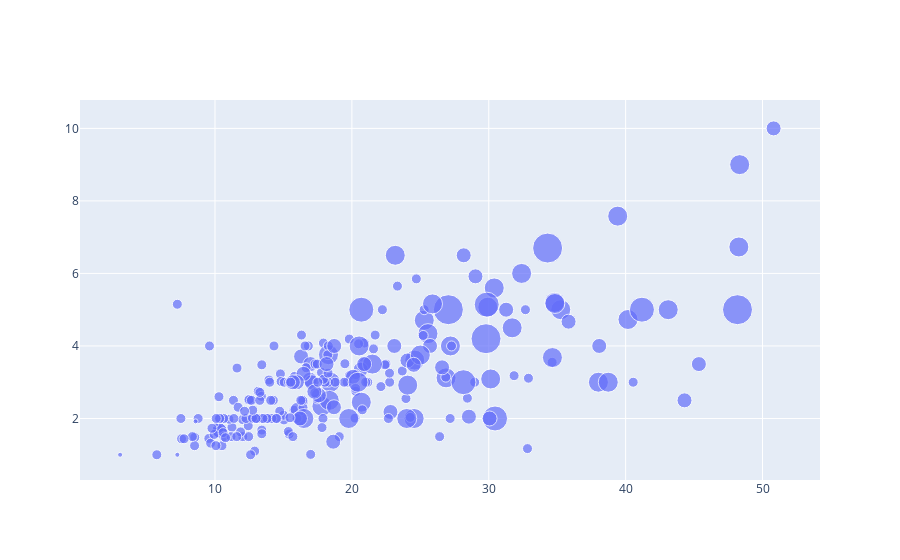

Notebook code for this chart:
### Code cell
fig = go.Figure()
fig.add_trace(go.Scatter(x = tips.total_bill, y = tips.tip, mode = 'markers', marker_size = 5 * tips['size']))
fig.show()

### Figure 1 — Plotly figure (JSON) as saved in the notebook; plotly's stock layout.template omitted (floating-point values rounded to 4 significant figures; data arrays with more than 128 entries replaced by an {"elided": "..."} marker saying what was removed)
{"data": [{"marker": {"size": {"elided": "244 int values"}}, "mode": "markers", "type": "scatter", "x": {"elided": "244 float values"}, "y": {"elided": "244 float values"}}], "layout": {"autosize": true, "xaxis": {"autorange": true, "range": [-0.2618, 55.25], "type": "linear"}, "yaxis": {"autorange": true, "range": [0.06234, 11.13], "type": "linear"}}}
